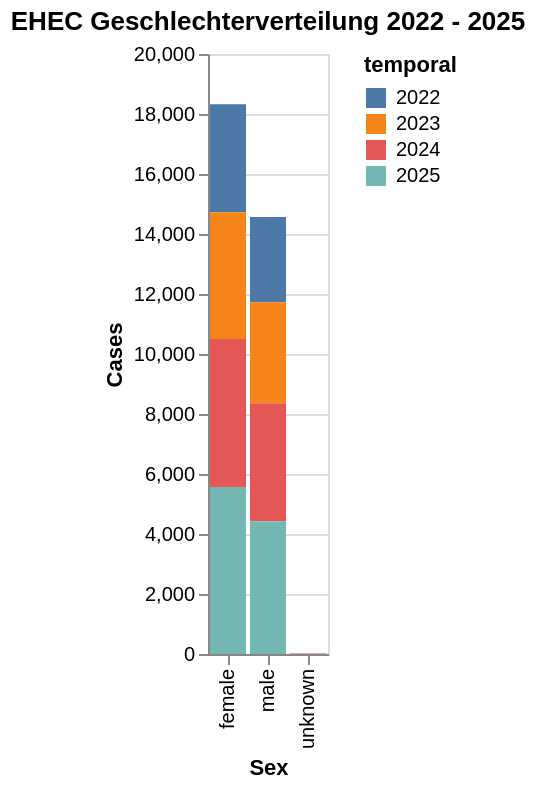

Source (notebook cell):
### Code cell
bar_sex = alt.Chart(data_sex).mark_bar().encode(
    x=alt.X("sex", title="Sex"),
    y=alt.Y("value", title="Cases"),
    color=alt.Color("temporal")
).properties(
    title="EHEC Geschlechterverteilung 2022 - 2025"
)

bar_sex

### Figure 1 — Vega-Lite specification as saved in the notebook (floating-point values rounded to 4 significant figures)
{"config": {"view": {"continuousWidth": 300, "continuousHeight": 300}}, "data": {"name": "data-2e53d3156285c87de220119ee48fba9e"}, "mark": {"type": "bar"}, "encoding": {"color": {"field": "temporal", "type": "nominal"}, "x": {"field": "sex", "title": "Sex", "type": "nominal"}, "y": {"field": "value", "title": "Cases", "type": "quantitative"}}, "title": "EHEC Geschlechterverteilung 2022 - 2025", "$schema": "https://vega.github.io/schema/vega-lite/v6.1.0.json", "datasets": {"data-2e53d3156285c87de220119ee48fba9e": [{"valueCategory": "cases_10y_cumsum", "temporal": "2022", "temporal_type": "year", "georegion": "CHFL", "georegion_type": "CHFL", "agegroup": "all", "agegroup_type": "agegroup_food", "sex": "female", "type": "all", "value": 3600.0, "pop": null, "incValue": null, "valueYearCumSum": null, "valueMean3y": null, "trend": NaN, "prct": 55.8, "deltaValue": null, "deltaIncValue": null, "incValuePrctChange": null, "valueMean5y": null, "dataComplete": true}, {"valueCategory": "cases_10y_cumsum", "temporal": "2022", "temporal_type": "year", "georegion": "CHFL", "georegion_type": "CHFL", "agegroup": "all", "agegroup_type": "agegroup_food", "sex": "male", "type": "all", "value": 2843.0, "pop": null, "incValue": null, "valueYearCumSum": null, "valueMean3y": null, "trend": NaN, "prct": 44.1, "deltaValue": null, "deltaIncValue": null, "incValuePrctChange": null, "valueMean5y": null, "dataComplete": true}, {"valueCategory": "cases_10y_cumsum", "temporal": "2022", "temporal_type": "year", "georegion": "CHFL", "georegion_type": "CHFL", "agegroup": "all", "agegroup_type": "agegroup_food", "sex": "unknown", "type": "all", "value": 3.0, "pop": null, "incValue": null, "valueYearCumSum": null, "valueMean3y": null, "trend": NaN, "prct": 0.0, "deltaValue": null, "deltaIncValue": null, "incValuePrctChange": null, "valueMean5y": null, "dataComplete": true}, {"valueCategory": "cases_10y_cumsum", "temporal": "2023", "temporal_type": "year", "georegion": "CHFL", "georegion_type": "CHFL", "agegroup": "all", "agegroup_type": "agegroup_food", "sex": "female", "type": "all", "value": 4228.0, "pop": null, "incValue": null, "valueYearCumSum": null, "valueMean3y": null, "trend": NaN, "prct": 55.6, "deltaValue": null, "deltaIncValue": null, "incValuePrctChange": null, "valueMean5y": null, "dataComplete": true}, {"valueCategory": "cases_10y_cumsum", "temporal": "2023", "temporal_type": "year", "georegion": "CHFL", "georegion_type": "CHFL", "agegroup": "all", "agegroup_type": "agegroup_food", "sex": "male", "type": "all", "value": 3369.0, "pop": null, "incValue": null, "valueYearCumSum": null, "valueMean3y": null, "trend": NaN, "prct": 44.3, "deltaValue": null, "deltaIncValue": null, "incValuePrctChange": null, "valueMean5y": null, "dataComplete": true}, {"valueCategory": "cases_10y_cumsum", "temporal": "2023", "temporal_type": "year", "georegion": "CHFL", "georegion_type": "CHFL", "agegroup": "all", "agegroup_type": "agegroup_food", "sex": "unknown", "type": "all", "value": 5.0, "pop": null, "incValue": null, "valueYearCumSum": null, "valueMean3y": null, "trend": NaN, "prct": 0.1, "deltaValue": null, "deltaIncValue": null, "incValuePrctChange": null, "valueMean5y": null, "dataComplete": true}, {"valueCategory": "cases_10y_cumsum", "temporal": "2024", "temporal_type": "year", "georegion": "CHFL", "georegion_type": "CHFL", "agegroup": "all", "agegroup_type": "agegroup_food", "sex": "female", "type": "all", "value": 4931.0, "pop": null, "incValue": null, "valueYearCumSum": null, "valueMean3y": null, "trend": NaN, "prct": 55.6, "deltaValue": null, "deltaIncValue": null, "incValuePrctChange": null, "valueMean5y": null, "dataComplete": true}, {"valueCategory": "cases_10y_cumsum", "temporal": "2024", "temporal_type": "year", "georegion": "CHFL", "georegion_type": "CHFL", "agegroup": "all", "agegroup_type": "agegroup_food", "sex": "male", "type": "all", "value": 3928.0, "pop": null, "incValue": null, "valueYearCumSum": null, "valueMean3y": null, "trend": NaN, "prct": 44.3, "deltaValue": null, "deltaIncValue": null, "incValuePrctChange": null, "valueMean5y": null, "dataComplete": true}, {"valueCategory": "cases_10y_cumsum", "temporal": "2024", "temporal_type": "year", "georegion": "CHFL", "georegion_type": "CHFL", "agegroup": "all", "agegroup_type": "agegroup_food", "sex": "unknown", "type": "all", "value": 10.0, "pop": null, "incValue": null, "valueYearCumSum": null, "valueMean3y": null, "trend": NaN, "prct": 0.1, "deltaValue": null, "deltaIncValue": null, "incValuePrctChange": null, "valueMean5y": null, "dataComplete": true}, {"valueCategory": "cases_10y_cumsum", "temporal": "2025", "temporal_type": "year", "georegion": "CHFL", "georegion_type": "CHFL", "agegroup": "all", "agegroup_type": "agegroup_food", "sex": "female", "type": "all", "value": 5569.0, "pop": null, "incValue": null, "valueYearCumSum": null, "valueMean3y": null, "trend": NaN, "prct": 55.7, "deltaValue": null, "deltaIncValue": null, "incValuePrctChange": null, "valueMean5y": null, "dataComplete": true}, {"valueCategory": "cases_10y_cumsum", "temporal": "2025", "temporal_type": "year", "georegion": "CHFL", "georegion_type": "CHFL", "agegroup": "all", "agegroup_type": "agegroup_food", "sex": "male", "type": "all", "value": 4427.0, "pop": null, "incValue": null, "valueYearCumSum": null, "valueMean3y": null, "trend": NaN, "prct": 44.2, "deltaValue": null, "deltaIncValue": null, "incValuePrctChange": null, "valueMean5y": null, "dataComplete": true}, {"valueCategory": "cases_10y_cumsum", "temporal": "2025", "temporal_type": "year", "georegion": "CHFL", "georegion_type": "CHFL", "agegroup": "all", "agegroup_type": "agegroup_food", "sex": "unknown", "type": "all", "value": 11.0, "pop": null, "incValue": null, "valueYearCumSum": null, "valueMean3y": null, "trend": NaN, "prct": 0.1, "deltaValue": null, "deltaIncValue": null, "incValuePrctChange": null, "valueMean5y": null, "dataComplete": true}]}}
